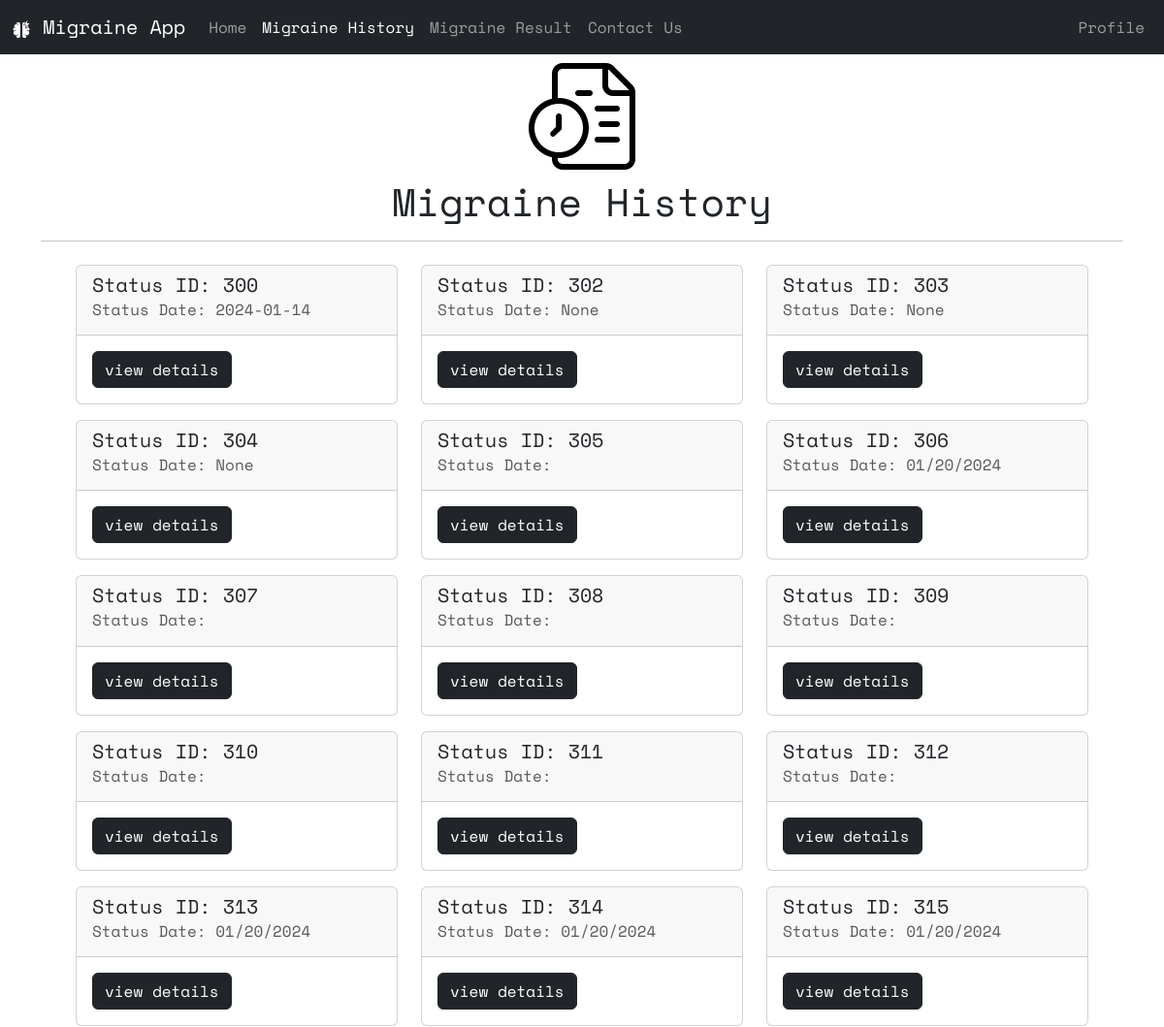
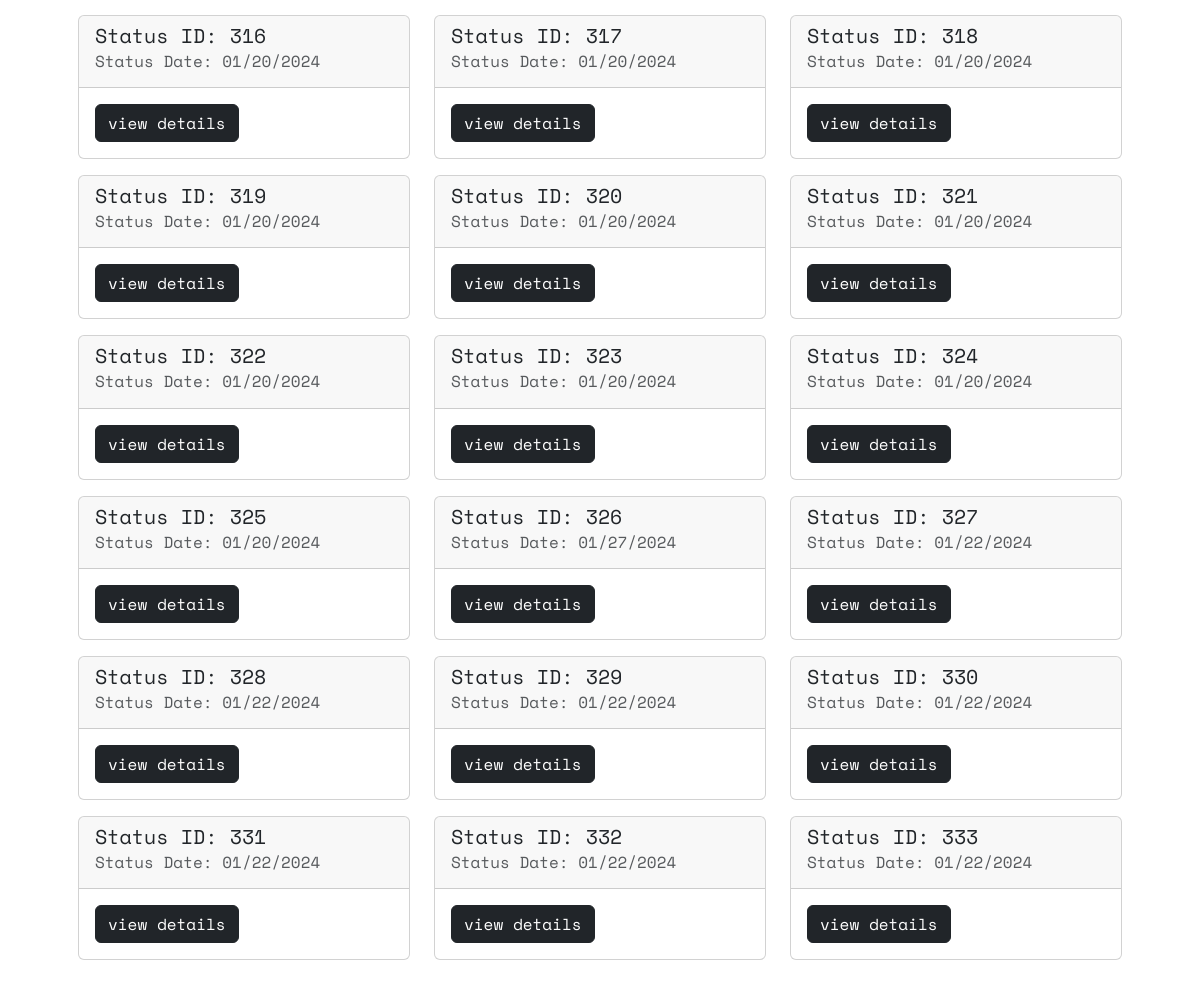
Page /migraineHistory (signed in) on the committed database (2 pictures, top to bottom).
### website/models.py (models this page shows)
class Status(db.Model):
    id = db.Column(db.Integer, primary_key=True, autoincrement=True)
    date = db.Column(db.String(150))
    severity = db.Column(db.Integer)
    stress = db.Column(db.Integer)
    light = db.Column(db.String(1))
    sound = db.Column(db.String(1))
    nausea = db.Column(db.String(1))
    aura = db.Column(db.String(1))
    visual = db.Column(db.String(1))
    dizzness = db.Column(db.String(1))
    fatigue = db.Column(db.String(1))
    unconcentrated = db.Column(db.String(1))
    neck = db.Column(db.String(1))
    user_id = db.Column(db.Integer, db.ForeignKey("user.id"))

### website/views.py (the view)
@views.route("/migraineHistory")
@login_required
def migraine_history():
    status = Status.query.filter_by(user_id=current_user.id).all()
    return render_template("migraineHistory.html", user=current_user, status=status)

### website/__init__.py (called while the page is built)
def create_app():
    app = Flask(__name__)
    app.config["SECRET_KEY"] = "heisenberg"
    app.config["SQLALCHEMY_DATABASE_URI"] = f"sqlite:///{DB_NAME}"
    db.init_app(app)
    from .views import views
    from .auth import auth
    app.register_blueprint(views, url_prefix="/")
    app.register_blueprint(auth, url_prefix="/")
    from .models import User, Caretaker, Admin
    create_database(app)
    login_manager = LoginManager()
    login_manager.login_view = "auth.login"
    login_manager.login_message = "User needs to be logged in to view this page"
    login_manager.login_message_category = "error"
    login_manager.init_app(app)
    @login_manager.user_loader
    def load_user(email):
        u = User.query.get(email)
        c = Caretaker.query.get(email)
        a = Admin.query.get(email)
        return u or c or a
    return app

### website/templates/migraineHistory.html (shortened to what this page needs)
{% extends 'base.html' %}
{% block mhActive %}
    nav-link active
{% endblock %}
{% block body %}
    <div class="text-center">
        <img src="../static/img/history25%.png" alt="migraine logo">
        <h1>Migraine History</h1>
    </div>
    <hr>
    <div class="row m-4">
        {% for status in status %}
            <div class="col-md-4 mb-3">
                <div class="card">
                    <div class="card-header">
                        <h5 class="card-title">Status ID: {{ status.id }}</h5>
                        <h6 class="card-subtitle mb-2 text-muted">Status Date: {{ status.date }}</h6>
                    </div>
                    <div class="card-body">
                        <button type="button" class="btn btn-dark" data-bs-toggle="modal" data-bs-target="#exampleModal{{ status.id }}">
                            view details
                        </button>
                    </div>
                </div>
            </div>
        {% endfor %}
    </div>
{% endblock %}

### website/templates/base.html (shortened to what this page needs)
<!DOCTYPE html>
<html lang="en">
<head>
    <link rel="stylesheet" href="../static/css/main.css">
</head>
<body>
    <nav class="navbar navbar-expand-lg navbar-dark bg-dark d-flex justify-content-between align-items-center data-bs-theme="dark"">
        <div class="collapse navbar-collapse container-fluid" id="navbarText">
            <ul class="navbar-nav mr-auto">
                <a class="navbar-brand">
                    <img src="../static/img/whiteLogo4%.png" alt="migraiane logo">
                    Migraine App
                </a>
                <li class="nav-item">
                    <a class="nav-link {% block homeActive %}{% endblock %}" href="/home">Home</a>
                </li>
                <li class="nav-item">
                    <a class="nav-link {% block mhActive %}{% endblock %}" href="/migraineHistory">Migraine History</a>
                </li>
                <li class="nav-item">
                    <a class="nav-link {% block mrActive %}{% endblock %}" href="/migraineResult">Migraine Result</a>
                </li>
                <li class="nav-item">
                    <a class="nav-link {% block cuActive %}{% endblock %}" href="/contactUs">Contact Us</a>
                </li>
            </ul>
            <ul class="navbar-nav mr-auto d-flex">
                <li class="nav-item">
                    <a class="nav-link {% block profileActive %}{% endblock %}" href="/profile">Profile</a>
                </li>
            </ul>
        </div>
    </nav>
    <div class="container">
        {% block body %}{% endblock  %}
    </div>
</body>
</html>

### rows in the picture
Status: id "300", date "2024-01-14"
Status: id "302", date "None"
Status: id "303", date "None"
Status: id "304", date "None"
Status: id "305"
Status: id "306", date "01/20/2024"
Status: id "307"
Status: id "308"
Status: id "309"
Status: id "310"
Status: id "311"
Status: id "312"
Status: id "313", date "01/20/2024"
Status: id "314", date "01/20/2024"
Status: id "315", date "01/20/2024"
Status: id "316", date "01/20/2024"
Status: id "317", date "01/20/2024"
Status: id "318", date "01/20/2024"
Status: id "319", date "01/20/2024"
Status: id "320", date "01/20/2024"
Status: id "321", date "01/20/2024"
Status: id "322", date "01/20/2024"
Status: id "323", date "01/20/2024"
Status: id "324", date "01/20/2024"
Status: id "325", date "01/20/2024"
Status: id "326", date "01/27/2024"
Status: id "327", date "01/22/2024"
Status: id "328", date "01/22/2024"
Status: id "329", date "01/22/2024"
Status: id "330", date "01/22/2024"
Status: id "331", date "01/22/2024"
Status: id "332", date "01/22/2024"
Status: id "333", date "01/22/2024"
